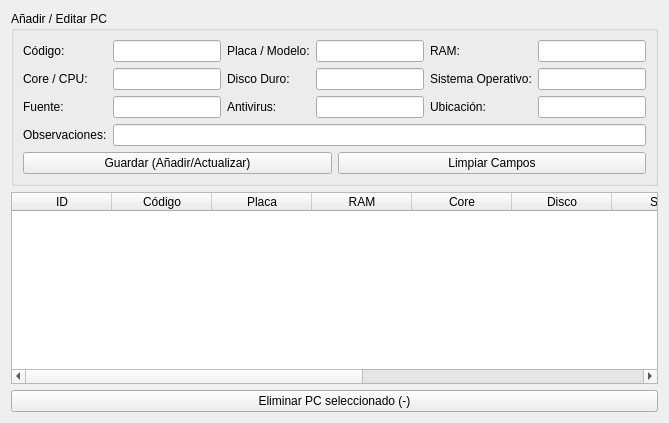
      <widget class="QWidget" name="tab_pcs">
       <attribute name="title">
        <string>Equipos PC</string>
       </attribute>
       <layout class="QVBoxLayout" name="verticalLayout_2">
        <item>
         <widget class="QGroupBox" name="groupBox">
          <property name="title">
           <string>Añadir / Editar PC</string>
          </property>
          <layout class="QGridLayout" name="gridLayout">
           <item row="0" column="0">
            <widget class="QLabel" name="label_10">
             <property name="text">
              <string>Código:</string>
             </property>
            </widget>
           </item>
           <item row="0" column="1">
            <widget class="QLineEdit" name="input_pc_codigo"/>
           </item>
           <item row="0" column="2">
            <widget class="QLabel" name="label_11">
             <property name="text">
              <string>Placa / Modelo:</string>
             </property>
            </widget>
           </item>
           <item row="0" column="3">
            <widget class="QLineEdit" name="input_pc_placa"/>
           </item>
           <item row="0" column="4">
            <widget class="QLabel" name="label_12">
             <property name="text">
              <string>RAM:</string>
             </property>
            </widget>
           </item>
           <item row="0" column="5">
            <widget class="QLineEdit" name="input_pc_ram"/>
           </item>
           <item row="1" column="0">
            <widget class="QLabel" name="label_13">
             <property name="text">
              <string>Core / CPU:</string>
             </property>
            </widget>
           </item>
           <item row="1" column="1">
            <widget class="QLineEdit" name="input_pc_core"/>
           </item>
           <item row="1" column="2">
            <widget class="QLabel" name="label_14">
             <property name="text">
              <string>Disco Duro:</string>
             </property>
            </widget>
           </item>
           <item row="1" column="3">
            <widget class="QLineEdit" name="input_pc_disco"/>
           </item>
           <item row="1" column="4">
            <widget class="QLabel" name="label_15">
             <property name="text">
              <string>Sistema Operativo:</string>
             </property>
            </widget>
           </item>
           <item row="1" column="5">
            <widget class="QLineEdit" name="input_pc_so"/>
           </item>
           <item row="2" column="0">
            <widget class="QLabel" name="label_16">
             <property name="text">
              <string>Fuente:</string>
             </property>
            </widget>
           </item>
           <item row="2" column="1">
            <widget class="QLineEdit" name="input_pc_fuente"/>
           </item>
           <item row="2" column="2">
            <widget class="QLabel" name="label_41">
             <property name="text">
              <string>Antivirus:</string>
             </property>
            </widget>
           </item>
           <item row="2" column="3">
            <widget class="QLineEdit" name="input_pc_antivirus"/>
           </item>
           <item row="2" column="4">
            <widget class="QLabel" name="label_17">
             <property name="text">
              <string>Ubicación:</string>
             </property>
            </widget>
           </item>
           <item row="2" column="5">
            <widget class="QLineEdit" name="input_pc_ubicacion"/>
           </item>
           <item row="3" column="0">
            <widget class="QLabel" name="label_18">
             <property name="text">
              <string>Observaciones:</string>
             </property>
            </widget>
           </item>
           <item row="3" column="1" colspan="5">
            <widget class="QLineEdit" name="input_pc_obs"/>
           </item>
           <item row="4" column="0" colspan="6">
            <layout class="QHBoxLayout" name="horizontalLayout_8">
             <item>
              <widget class="QPushButton" name="btn_save_pc">
               <property name="text">
                <string>Guardar (Añadir/Actualizar)</string>
               </property>
              </widget>
             </item>
             <item>
              <widget class="QPushButton" name="btn_clear_pc">
               <property name="text">
                <string>Limpiar Campos</string>
               </property>
              </widget>
             </item>
            </layout>
           </item>
          </layout>
         </widget>
        </item>
        <item>
         <widget class="QTableWidget" name="table_pcs">
          <property name="selectionBehavior">
           <enum>QAbstractItemView::SelectRows</enum>
          </property>
          <attribute name="horizontalHeaderStretchLastSection">
           <bool>true</bool>
          </attribute>
          <column>
           <property name="text">
            <string>ID</string>
           </property>
          </column>
          <column>
           <property name="text">
            <string>Código</string>
           </property>
          </column>
          <column>
           <property name="text">
            <string>Placa</string>
           </property>
          </column>
          <column>
           <property name="text">
            <string>RAM</string>
           </property>
          </column>
          <column>
           <property name="text">
            <string>Core</string>
           </property>
          </column>
          <column>
           <property name="text">
            <string>Disco</string>
           </property>
          </column>
          <column>
           <property name="text">
            <string>S.O.</string>
           </property>
          </column>
          <column>
           <property name="text">
            <string>Fuente</string>
           </property>
          </column>
          <column>
           <property name="text">
            <string>Antivirus</string>
           </property>
          </column>
          <column>
           <property name="text">
            <string>Ubicación</string>
           </property>
          </column>
          <column>
           <property name="text">
            <string>Obs.</string>
           </property>
          </column>
         </widget>
        </item>
        <item>
         <widget class="QPushButton" name="btn_del_pc">
          <property name="text">
           <string>Eliminar PC seleccionado (-)</string>
          </property>
         </widget>
        </item>
       </layout>
      </widget>
